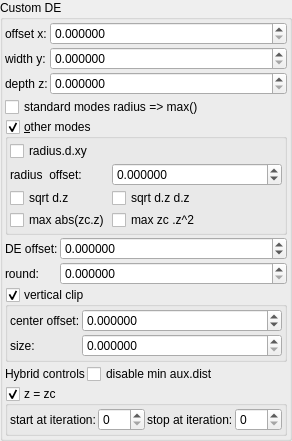
    <widget class="QGroupBox" name="groupBox_4">
     <property name="title">
      <string>Custom DE</string>
     </property>
     <layout class="QVBoxLayout" name="verticalLayout_6" stretch="0,0,0,0,0,0,0">
      <property name="spacing">
       <number>2</number>
      </property>
      <property name="leftMargin">
       <number>2</number>
      </property>
      <property name="topMargin">
       <number>2</number>
      </property>
      <property name="rightMargin">
       <number>2</number>
      </property>
      <property name="bottomMargin">
       <number>2</number>
      </property>
      <item>
       <layout class="QGridLayout" name="gridLayout_14" columnstretch="0,1">
        <property name="spacing">
         <number>2</number>
        </property>
        <item row="0" column="0">
         <widget class="QLabel" name="label_128">
          <property name="text">
           <string notr="true">offset x:</string>
          </property>
         </widget>
        </item>
        <item row="2" column="1">
         <widget class="MyDoubleSpinBox" name="spinbox_transf_offset_p1">
          <property name="enabled">
           <bool>true</bool>
          </property>
          <property name="sizePolicy">
           <sizepolicy hsizetype="Minimum" vsizetype="Maximum">
            <horstretch>0</horstretch>
            <verstretch>0</verstretch>
           </sizepolicy>
          </property>
          <property name="prefix">
           <string/>
          </property>
          <property name="suffix">
           <string/>
          </property>
          <property name="decimals">
           <number>6</number>
          </property>
          <property name="minimum">
           <double>0.000000000000000</double>
          </property>
          <property name="maximum">
           <double>99.999899999999997</double>
          </property>
          <property name="singleStep">
           <double>0.010000000000000</double>
          </property>
         </widget>
        </item>
        <item row="2" column="0">
         <widget class="QLabel" name="label_129">
          <property name="text">
           <string notr="true">depth z:</string>
          </property>
         </widget>
        </item>
        <item row="0" column="1">
         <widget class="MyDoubleSpinBox" name="spinbox_transf_offsetA_1">
          <property name="enabled">
           <bool>true</bool>
          </property>
          <property name="sizePolicy">
           <sizepolicy hsizetype="Minimum" vsizetype="Maximum">
            <horstretch>0</horstretch>
            <verstretch>0</verstretch>
           </sizepolicy>
          </property>
          <property name="prefix">
           <string/>
          </property>
          <property name="suffix">
           <string/>
          </property>
          <property name="decimals">
           <number>6</number>
          </property>
          <property name="minimum">
           <double>0.000000000000000</double>
          </property>
          <property name="maximum">
           <double>99.999899999999997</double>
          </property>
          <property name="singleStep">
           <double>0.010000000000000</double>
          </property>
         </widget>
        </item>
        <item row="1" column="0">
         <widget class="QLabel" name="label_127">
          <property name="text">
           <string notr="true">width y:</string>
          </property>
         </widget>
        </item>
        <item row="1" column="1">
         <widget class="MyDoubleSpinBox" name="spinbox_transf_offset_01">
          <property name="enabled">
           <bool>true</bool>
          </property>
          <property name="sizePolicy">
           <sizepolicy hsizetype="Minimum" vsizetype="Maximum">
            <horstretch>0</horstretch>
            <verstretch>0</verstretch>
           </sizepolicy>
          </property>
          <property name="prefix">
           <string/>
          </property>
          <property name="suffix">
           <string/>
          </property>
          <property name="decimals">
           <number>6</number>
          </property>
          <property name="minimum">
           <double>0.000000000000000</double>
          </property>
          <property name="maximum">
           <double>99.999899999999997</double>
          </property>
          <property name="singleStep">
           <double>0.010000000000000</double>
          </property>
         </widget>
        </item>
       </layout>
      </item>
      <item>
       <widget class="MyCheckBox" name="checkBox_transf_function_enabledT_false">
        <property name="text">
         <string>standard modes radius =&gt; max()</string>
        </property>
       </widget>
      </item>
      <item>
       <widget class="MyGroupBox" name="groupCheck_transf_function_enabledC_false">
        <property name="toolTip">
         <string/>
        </property>
        <property name="title">
         <string>&amp;other modes</string>
        </property>
        <property name="checkable">
         <bool>true</bool>
        </property>
        <layout class="QVBoxLayout" name="verticalLayout_62">
         <property name="spacing">
          <number>2</number>
         </property>
         <property name="leftMargin">
          <number>2</number>
         </property>
         <property name="topMargin">
          <number>2</number>
         </property>
         <property name="rightMargin">
          <number>2</number>
         </property>
         <property name="bottomMargin">
          <number>2</number>
         </property>
         <item>
          <layout class="QGridLayout" name="gridLayout_34" columnstretch="0,1">
           <property name="spacing">
            <number>2</number>
           </property>
           <item row="3" column="0">
            <widget class="MyCheckBox" name="checkBox_transf_function_enabledM_false">
             <property name="text">
              <string>max abs(zc.z)</string>
             </property>
            </widget>
           </item>
           <item row="3" column="1">
            <widget class="MyCheckBox" name="checkBox_transf_function_enabledS_false">
             <property name="text">
              <string>max zc .z^2</string>
             </property>
            </widget>
           </item>
           <item row="1" column="0">
            <widget class="QLabel" name="label_130">
             <property name="text">
              <string notr="true">radius  offset:</string>
             </property>
            </widget>
           </item>
           <item row="2" column="0">
            <widget class="MyCheckBox" name="checkBox_transf_function_enabledN_false">
             <property name="text">
              <string>sqrt d.z</string>
             </property>
            </widget>
           </item>
           <item row="1" column="1">
            <widget class="MyDoubleSpinBox" name="spinbox_transf_offset_0">
             <property name="enabled">
              <bool>true</bool>
             </property>
             <property name="sizePolicy">
              <sizepolicy hsizetype="Minimum" vsizetype="Maximum">
               <horstretch>0</horstretch>
               <verstretch>0</verstretch>
              </sizepolicy>
             </property>
             <property name="prefix">
              <string/>
             </property>
             <property name="suffix">
              <string/>
             </property>
             <property name="decimals">
              <number>6</number>
             </property>
             <property name="minimum">
              <double>-99.999899999999997</double>
             </property>
             <property name="maximum">
              <double>99.999899999999997</double>
             </property>
             <property name="singleStep">
              <double>0.100000000000000</double>
             </property>
            </widget>
           </item>
           <item row="2" column="1">
            <widget class="MyCheckBox" name="checkBox_transf_function_enabledO_false">
             <property name="text">
              <string>sqrt d.z d.z</string>
             </property>
            </widget>
           </item>
           <item row="0" column="0">
            <widget class="MyCheckBox" name="checkBox_transf_function_enabledB_false">
             <property name="text">
              <string>radius.d.xy</string>
             </property>
            </widget>
           </item>
          </layout>
         </item>
        </layout>
       </widget>
      </item>
      <item>
       <layout class="QGridLayout" name="gridLayout_21" columnstretch="0,1">
        <property name="spacing">
         <number>2</number>
        </property>
        <item row="1" column="0">
         <widget class="QLabel" name="label_178">
          <property name="text">
           <string>round:</string>
          </property>
         </widget>
        </item>
        <item row="0" column="0">
         <widget class="QLabel" name="label_183">
          <property name="text">
           <string>DE offset:</string>
          </property>
         </widget>
        </item>
        <item row="0" column="1">
         <widget class="MyDoubleSpinBox" name="spinbox_analyticDE_offset_0">
          <property name="sizePolicy">
           <sizepolicy hsizetype="Minimum" vsizetype="Maximum">
            <horstretch>0</horstretch>
            <verstretch>0</verstretch>
           </sizepolicy>
          </property>
          <property name="prefix">
           <string/>
          </property>
          <property name="suffix">
           <string/>
          </property>
          <property name="decimals">
           <number>6</number>
          </property>
          <property name="minimum">
           <double>-99.989999999999995</double>
          </property>
          <property name="maximum">
           <double>99.989999999999995</double>
          </property>
          <property name="singleStep">
           <double>0.100000000000000</double>
          </property>
         </widget>
        </item>
        <item row="1" column="1">
         <widget class="MyDoubleSpinBox" name="spinbox_transf_offset_0005">
          <property name="enabled">
           <bool>true</bool>
          </property>
          <property name="sizePolicy">
           <sizepolicy hsizetype="Minimum" vsizetype="Maximum">
            <horstretch>0</horstretch>
            <verstretch>0</verstretch>
           </sizepolicy>
          </property>
          <property name="prefix">
           <string/>
          </property>
          <property name="suffix">
           <string/>
          </property>
          <property name="decimals">
           <number>6</number>
          </property>
          <property name="minimum">
           <double>0.000000000000000</double>
          </property>
          <property name="maximum">
           <double>99.999899999999997</double>
          </property>
          <property name="singleStep">
           <double>0.001000000000000</double>
          </property>
         </widget>
        </item>
       </layout>
      </item>
      <item>
       <widget class="MyGroupBox" name="groupCheck_transf_function_enabledJ_false">
        <property name="toolTip">
         <string/>
        </property>
        <property name="title">
         <string>vertical clip&amp;</string>
        </property>
        <property name="checkable">
         <bool>true</bool>
        </property>
        <layout class="QVBoxLayout" name="verticalLayout_59">
         <property name="spacing">
          <number>2</number>
         </property>
         <property name="leftMargin">
          <number>2</number>
         </property>
         <property name="topMargin">
          <number>2</number>
         </property>
         <property name="rightMargin">
          <number>2</number>
         </property>
         <property name="bottomMargin">
          <number>2</number>
         </property>
         <item>
          <layout class="QGridLayout" name="gridLayout_22" columnstretch="0,1">
           <property name="spacing">
            <number>2</number>
           </property>
           <item row="1" column="1">
            <widget class="MyDoubleSpinBox" name="spinbox_transf_offset_2">
             <property name="enabled">
              <bool>true</bool>
             </property>
             <property name="sizePolicy">
              <sizepolicy hsizetype="Minimum" vsizetype="Maximum">
               <horstretch>0</horstretch>
               <verstretch>0</verstretch>
              </sizepolicy>
             </property>
             <property name="prefix">
              <string/>
             </property>
             <property name="suffix">
              <string/>
             </property>
             <property name="decimals">
              <number>6</number>
             </property>
             <property name="minimum">
              <double>0.000000000000000</double>
             </property>
             <property name="maximum">
              <double>99.999899999999997</double>
             </property>
             <property name="singleStep">
              <double>0.100000000000000</double>
             </property>
            </widget>
           </item>
           <item row="1" column="0">
            <widget class="QLabel" name="label_179">
             <property name="text">
              <string>size:</string>
             </property>
            </widget>
           </item>
           <item row="0" column="1">
            <widget class="MyDoubleSpinBox" name="spinbox_transf_offsetE_0">
             <property name="enabled">
              <bool>true</bool>
             </property>
             <property name="sizePolicy">
              <sizepolicy hsizetype="Minimum" vsizetype="Maximum">
               <horstretch>0</horstretch>
               <verstretch>0</verstretch>
              </sizepolicy>
             </property>
             <property name="prefix">
              <string/>
             </property>
             <property name="suffix">
              <string/>
             </property>
             <property name="decimals">
              <number>6</number>
             </property>
             <property name="minimum">
              <double>-99.999899999999997</double>
             </property>
             <property name="maximum">
              <double>99.999899999999997</double>
             </property>
             <property name="singleStep">
              <double>0.100000000000000</double>
             </property>
            </widget>
           </item>
           <item row="0" column="0">
            <widget class="QLabel" name="label_184">
             <property name="text">
              <string>center offset:</string>
             </property>
            </widget>
           </item>
          </layout>
         </item>
        </layout>
       </widget>
      </item>
      <item>
       <layout class="QHBoxLayout" name="horizontalLayout_15" stretch="0,0,0">
        <property name="topMargin">
         <number>0</number>
        </property>
        <item>
         <widget class="QLabel" name="label_47">
          <property name="text">
           <string notr="true">Hybrid controls</string>
          </property>
         </widget>
        </item>
        <item>
         <widget class="MyCheckBox" name="checkBox_analyticDE_enabled_false">
          <property name="text">
           <string>disable min aux.dist</string>
          </property>
         </widget>
        </item>
        <item>
         <spacer name="horizontalSpacer">
          <property name="orientation">
           <enum>Qt::Horizontal</enum>
          </property>
          <property name="sizeHint" stdset="0">
           <size>
            <width>40</width>
            <height>20</height>
           </size>
          </property>
         </spacer>
        </item>
       </layout>
      </item>
      <item>
       <widget class="MyGroupBox" name="groupCheck_transf_function_enabledZc_false">
        <property name="toolTip">
         <string/>
        </property>
        <property name="title">
         <string>z = zc&amp;</string>
        </property>
        <property name="checkable">
         <bool>true</bool>
        </property>
        <layout class="QVBoxLayout" name="verticalLayout_58">
         <property name="spacing">
          <number>2</number>
         </property>
         <property name="leftMargin">
          <number>2</number>
         </property>
         <property name="topMargin">
          <number>2</number>
         </property>
         <property name="rightMargin">
          <number>2</number>
         </property>
         <property name="bottomMargin">
          <number>2</number>
         </property>
         <item>
          <layout class="QGridLayout" name="gridLayout_19" columnstretch="0,0,0,0">
           <property name="spacing">
            <number>2</number>
           </property>
           <item row="0" column="1">
            <widget class="MySpinBox" name="spinboxInt_transf_start_iterations_Zc">
             <property name="sizePolicy">
              <sizepolicy hsizetype="Minimum" vsizetype="Maximum">
               <horstretch>0</horstretch>
               <verstretch>0</verstretch>
              </sizepolicy>
             </property>
             <property name="maximum">
              <number>999</number>
             </property>
            </widget>
           </item>
           <item row="0" column="2">
            <widget class="QLabel" name="label_270">
             <property name="text">
              <string>stop at iteration:</string>
             </property>
            </widget>
           </item>
           <item row="0" column="0">
            <widget class="QLabel" name="label_269">
             <property name="text">
              <string>start at iteration:</string>
             </property>
            </widget>
           </item>
           <item row="0" column="3">
            <widget class="MySpinBox" name="spinboxInt_transf_stop_iterations_Zc">
             <property name="sizePolicy">
              <sizepolicy hsizetype="Minimum" vsizetype="Maximum">
               <horstretch>0</horstretch>
               <verstretch>0</verstretch>
              </sizepolicy>
             </property>
             <property name="maximum">
              <number>999</number>
             </property>
            </widget>
           </item>
          </layout>
         </item>
        </layout>
       </widget>
      </item>
     </layout>
    </widget>
